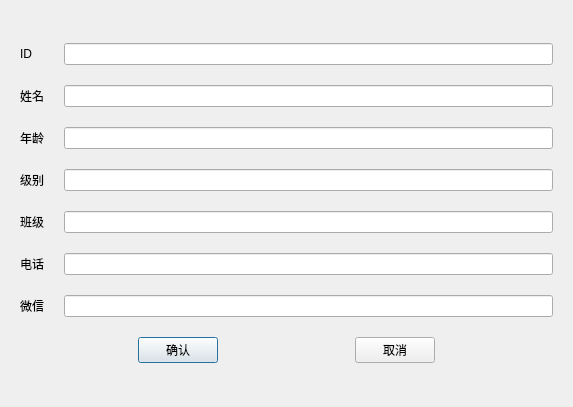
<?xml version="1.0" encoding="UTF-8"?>
<ui version="4.0">
 <class>dlg_add_stu</class>
 <widget class="QDialog" name="dlg_add_stu">
  <property name="geometry">
   <rect>
    <x>0</x>
    <y>0</y>
    <width>573</width>
    <height>407</height>
   </rect>
  </property>
  <property name="windowTitle">
   <string>学生信息</string>
  </property>
  <layout class="QFormLayout" name="formLayout">
   <property name="horizontalSpacing">
    <number>20</number>
   </property>
   <property name="verticalSpacing">
    <number>20</number>
   </property>
   <property name="leftMargin">
    <number>20</number>
   </property>
   <property name="topMargin">
    <number>20</number>
   </property>
   <property name="rightMargin">
    <number>20</number>
   </property>
   <property name="bottomMargin">
    <number>20</number>
   </property>
   <item row="1" column="0">
    <widget class="QLabel" name="lb_id">
     <property name="text">
      <string>ID</string>
     </property>
    </widget>
   </item>
   <item row="1" column="1">
    <widget class="QLineEdit" name="le_id"/>
   </item>
   <item row="2" column="0">
    <widget class="QLabel" name="lb_name">
     <property name="text">
      <string>姓名</string>
     </property>
    </widget>
   </item>
   <item row="2" column="1">
    <widget class="QLineEdit" name="le_name"/>
   </item>
   <item row="3" column="0">
    <widget class="QLabel" name="lb_age">
     <property name="text">
      <string>年龄</string>
     </property>
    </widget>
   </item>
   <item row="3" column="1">
    <widget class="QLineEdit" name="le_age"/>
   </item>
   <item row="4" column="0">
    <widget class="QLabel" name="lb_grade">
     <property name="text">
      <string>级别</string>
     </property>
    </widget>
   </item>
   <item row="4" column="1">
    <widget class="QLineEdit" name="le_grade"/>
   </item>
   <item row="5" column="0">
    <widget class="QLabel" name="lb_uiclass">
     <property name="text">
      <string>班级</string>
     </property>
    </widget>
   </item>
   <item row="5" column="1">
    <widget class="QLineEdit" name="le_uiclass"/>
   </item>
   <item row="6" column="0">
    <widget class="QLabel" name="lb_phone">
     <property name="text">
      <string>电话</string>
     </property>
    </widget>
   </item>
   <item row="6" column="1">
    <widget class="QLineEdit" name="le_phone"/>
   </item>
   <item row="7" column="0">
    <widget class="QLabel" name="lb_wechat">
     <property name="text">
      <string>微信</string>
     </property>
    </widget>
   </item>
   <item row="7" column="1">
    <widget class="QLineEdit" name="le_wechat"/>
   </item>
   <item row="8" column="0" colspan="2">
    <layout class="QHBoxLayout" name="horizontalLayout">
     <item>
      <spacer name="horizontalSpacer_2">
       <property name="orientation">
        <enum>Qt::Orientation::Horizontal</enum>
       </property>
       <property name="sizeHint" stdset="0">
        <size>
         <width>40</width>
         <height>20</height>
        </size>
       </property>
      </spacer>
     </item>
     <item>
      <widget class="QPushButton" name="btn_add">
       <property name="text">
        <string>确认</string>
       </property>
      </widget>
     </item>
     <item>
      <spacer name="horizontalSpacer">
       <property name="orientation">
        <enum>Qt::Orientation::Horizontal</enum>
       </property>
       <property name="sizeHint" stdset="0">
        <size>
         <width>40</width>
         <height>20</height>
        </size>
       </property>
      </spacer>
     </item>
     <item>
      <widget class="QPushButton" name="btn_cancel">
       <property name="text">
        <string>取消</string>
       </property>
      </widget>
     </item>
     <item>
      <spacer name="horizontalSpacer_3">
       <property name="orientation">
        <enum>Qt::Orientation::Horizontal</enum>
       </property>
       <property name="sizeHint" stdset="0">
        <size>
         <width>40</width>
         <height>20</height>
        </size>
       </property>
      </spacer>
     </item>
    </layout>
   </item>
   <item row="0" column="1">
    <spacer name="verticalSpacer">
     <property name="orientation">
      <enum>Qt::Orientation::Vertical</enum>
     </property>
     <property name="sizeHint" stdset="0">
      <size>
       <width>20</width>
       <height>40</height>
      </size>
     </property>
    </spacer>
   </item>
   <item row="9" column="1">
    <spacer name="verticalSpacer_2">
     <property name="orientation">
      <enum>Qt::Orientation::Vertical</enum>
     </property>
     <property name="sizeHint" stdset="0">
      <size>
       <width>20</width>
       <height>40</height>
      </size>
     </property>
    </spacer>
   </item>
  </layout>
 </widget>
 <resources/>
 <connections/>
</ui>
